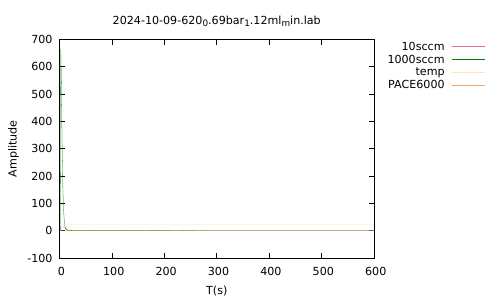

Generate this figure with gnuplot:
set terminal pdf
set encoding utf8
set output "2024-10-09-620_0.pdf"
set encoding utf8
#set xrange [0.0:600.0]
#set yrange [0.0:20.0]
set key outside
set style line 1 linecolor rgb '#DB7093' linewidth 0.1
set style line 2 linecolor rgb '#008000' linewidth 0.1
set style line 3 linecolor rgb '#FFE4B5' linewidth 0.1
set style line 4 linecolor rgb '#F4A460' linewidth 0.1
set title "2024-10-09-620_0.69bar_1.12ml_min.lab"
set xlabel "T(s)"
set ylabel "Amplitude"
plot "2024-10-09-620_0.69bar_1.12ml_min.lab" every ::1 using 1:2 w l linestyle 1 title "10sccm", "2024-10-09-620_0.69bar_1.12ml_min.lab" using 1:3 w l linestyle 2 title "1000sccm", "2024-10-09-620_0.69bar_1.12ml_min.lab" using 1:4 w l linestyle 3 title "temp", "2024-10-09-620_0.69bar_1.12ml_min.lab" using 1:5 w l linestyle 4 title "PACE6000"
